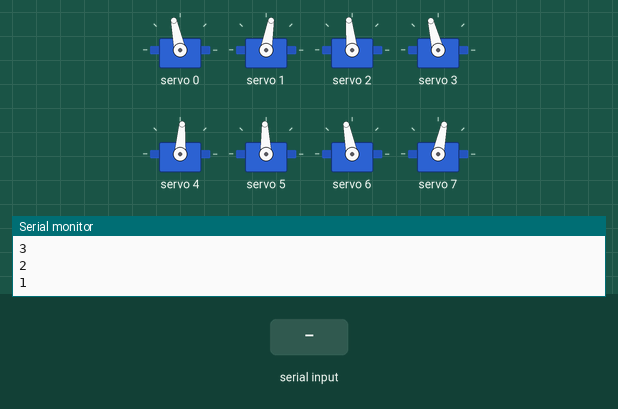
This sketch was run on a simulated ESP32. Shown: 8 × servo, the last lines printed to the serial monitor. The inputs (shaded band) are chosen by the test bench.

Above: at 12.2 s.
12.3 s: "2" received over Serial
At 13.43 s:
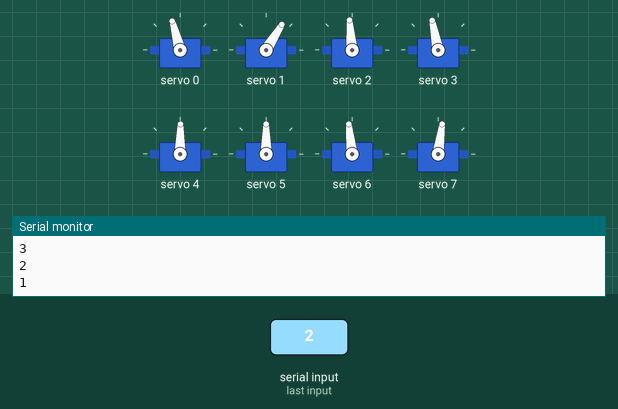
15.3 s: "1" received over Serial
18.3 s: "0" received over Serial
At 19.0 s:
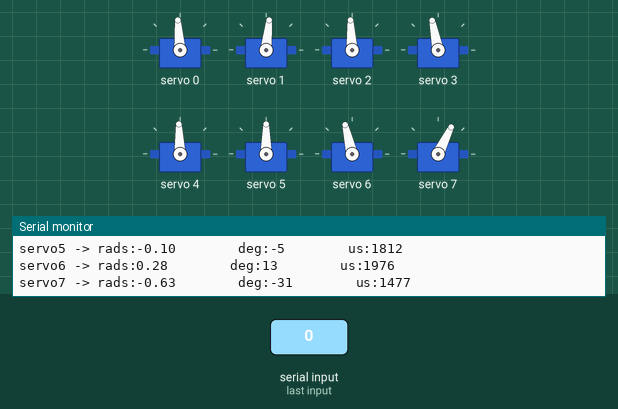
Timing chart, 0 to 21.3 s (numbered marks = the images above; inputs shaded):
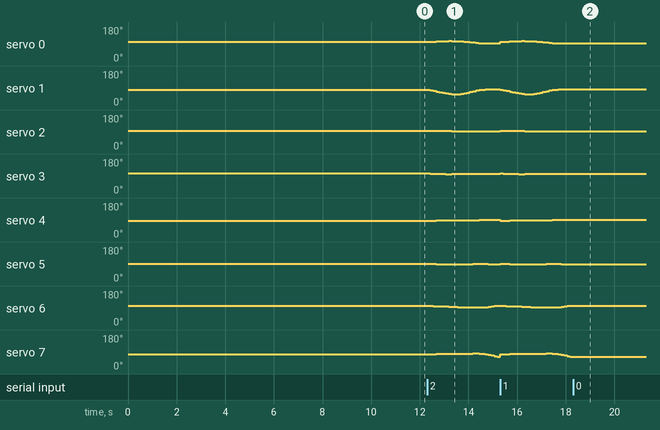

The sketch:

2D_SS_lift_50.ino
```cpp
// HOW TO:
// ------------------------------
// Serial input = 2 -> Steps through gait sequence once and stops at the end.
// Serial input = 1 -> Steps through gait sequence in a loop.
// Serial input = 0 -> Stops infinite loop at the node where it is at that moment

//Gait template
#include <Wire.h>
#include <Adafruit_PWMServoDriver.h>

Adafruit_PWMServoDriver pca9685 = Adafruit_PWMServoDriver();

#define SERVO_FREQ 300
#define SER0 0 //Hip 1
#define SER1 1 //Knee 1
#define SER2 2 //Hip 2
#define SER3 3 //Knee 2
#define SER4 4 //Hip 3
#define SER5 5 //Knee 3
#define SER6 6 //Hip 4
#define SER7 7 //Knee 4

// Insert servo angles here:
// For 3D gaits, these angles are obtained from linearisation.py
// For 2D gaits, these angles are obtained from 2D_trajectory_reader.py
float SS_servo0[] = {-0.21230247, -0.22462075, -0.24303192, -0.25978846, -0.2764681 , -0.28441922, -0.29199463, -0.29718348, -0.29456503, -0.29044515, -0.27667967, -0.25265735, -0.2209057 , -0.18539185, -0.1492243 , -0.1123873 , -0.076393  , -0.04095127, -0.01557154, -0.00974599, -0.01010969, -0.0149696 , -0.01895513, -0.02281714, -0.02506474, -0.02584432, -0.02739735, -0.03024439, -0.03818981, -0.04693394, -0.0534937 , -0.06034313, -0.06535246, -0.07258198, -0.08343057, -0.09748124, -0.11234639, -0.11689279, -0.1164799 , -0.11024761, -0.10323918, -0.10163556, -0.10063905, -0.10179602, -0.102953  , -0.10410997, -0.10526694, -0.10642391, -0.11329024, -0.1206369 , -0.12798356, -0.13497746, -0.13955416, -0.14160773, -0.14136473, -0.14303069, -0.14557997, -0.1513327 , -0.16298967, -0.18357359, -0.20119318, -0.21017934, -0.20760305, -0.20076903, -0.18817448, -0.1808745 , -0.17368487, -0.17059361, -0.16954243, -0.17075483, -0.17116684, -0.16860962, -0.16544904, -0.16531588, -0.16518272, -0.16504956, -0.16764137, -0.17194144, -0.17624151, -0.17973363, -0.19012691, -0.20746155};
float SS_servo1[] = {0.1780872 , 0.22646492, 0.30590997, 0.38984414, 0.48106229, 0.54731574, 0.61239134, 0.66941215, 0.70008274, 0.72603008, 0.72159472, 0.67578791, 0.60085726, 0.51628382, 0.43154849, 0.34811709, 0.26481668, 0.18526787, 0.12659629, 0.10735539, 0.09917525, 0.10219478, 0.10322111, 0.10407664, 0.10199927, 0.09634644, 0.09184333, 0.09024658, 0.09854369, 0.10778161, 0.11220911, 0.11731002, 0.11527832, 0.11707038, 0.12365925, 0.13379131, 0.14143498, 0.14168561, 0.13237967, 0.11267712, 0.09357576, 0.08364326, 0.0762991 , 0.07276615, 0.0692332 , 0.06570025, 0.0621673 , 0.05863434, 0.06713383, 0.07664561, 0.08615738, 0.09570652, 0.10220716, 0.10216861, 0.09735634, 0.0956651 , 0.09685477, 0.10504733, 0.12433272, 0.16148865, 0.19448631, 0.20748651, 0.19785589, 0.17900857, 0.15002856, 0.1325191 , 0.11527068, 0.107189  , 0.1036703 , 0.10305586, 0.10215657, 0.09609628, 0.08885463, 0.08798998, 0.08712533, 0.08626068, 0.08910102, 0.09426398, 0.09942694, 0.10651901, 0.12745215, 0.16384283};
float SS_servo2[] = { 0.02721448,  0.03643514,  0.04161395,  0.04173772,  0.03813982,  0.03227369,  0.02626553,  0.01929228,  0.00916185, -0.00064836, -0.0045117, -0.00966775, -0.01337712, -0.01662067, -0.02162483, -0.02833265, -0.04260279, -0.05699798, -0.06683777, -0.0697201 , -0.06881494, -0.06241876, -0.05970906, -0.05744751, -0.06016918, -0.06478059, -0.06989125, -0.07449379, -0.07757906, -0.07986769, -0.08365989, -0.088285  , -0.09681944, -0.10465033, -0.1118172 , -0.11772102, -0.12192523, -0.12409114, -0.13000472, -0.13618096, -0.13904481, -0.14327472, -0.148615  , -0.15810714, -0.16759929, -0.17709143, -0.18658357, -0.19607571, -0.20433629, -0.21249326, -0.22065023, -0.22790534, -0.22196931, -0.20289024, -0.17182668, -0.13429004, -0.09528204, -0.05574391, -0.01773895,  0.01984524,  0.05742997,  0.07935034,  0.08263688,  0.08159192,  0.07703518,  0.07435652,  0.07172558,  0.07108237,  0.07142861,  0.07268534,  0.07275407,  0.07149028,  0.06978942,  0.06780453,  0.06581964,  0.06383475,  0.06020367,  0.05554062,  0.05087757,  0.04534417,  0.03599673,  0.02299515};
float SS_servo3[] = {0.17887365, 0.1459004 , 0.11576825, 0.10017431, 0.09030204, 0.08793812, 0.08595166, 0.08619081, 0.09371074, 0.10104999, 0.10047209, 0.10032168, 0.09746209, 0.09530586, 0.09667324, 0.10228902, 0.12139431, 0.1437215 , 0.15672178, 0.15517726, 0.14445312, 0.124667  , 0.1121154 , 0.10055092, 0.09943097, 0.10154026, 0.10427769, 0.10627949, 0.1047546 , 0.10094164, 0.09977399, 0.10035954, 0.10545105, 0.10849803, 0.10767264, 0.1013466 , 0.08745799, 0.08286123, 0.08633245, 0.09171188, 0.09256853, 0.10300649, 0.12277478, 0.17573563, 0.22869648, 0.28165733, 0.33461818, 0.38757903, 0.46275746, 0.53980504, 0.61685262, 0.69386907, 0.73542967, 0.72511065, 0.66735402, 0.58234786, 0.49580458, 0.40927377, 0.32638427, 0.24446057, 0.16434259, 0.1142762 , 0.10303177, 0.09993633, 0.10547004, 0.10811068, 0.11069551, 0.11016188, 0.10807595, 0.10243002, 0.1005613 , 0.10221728, 0.10480269, 0.108299  , 0.11179531, 0.11529162, 0.12034685, 0.12637934, 0.13241184, 0.14383369, 0.16304104, 0.19133664};
float SS_servo4[] = { 0.19886355,  0.18331904,  0.1639145 ,  0.15229499,  0.13916425,  0.13119352,  0.12345316,  0.11681357,  0.11377497,  0.11094507,  0.10759096,  0.10154863,  0.09440082,  0.08979067,  0.08737591,  0.08802432,  0.08796005,  0.08682622,  0.0832016 ,  0.07404717,  0.06287412,  0.05703101,  0.05259591,  0.04848071,  0.04743571,  0.04528753,  0.04127609,  0.03784839,  0.03450952,  0.03018511,  0.02817134,  0.03314857,  0.0405264 ,  0.05541793,  0.07823902,  0.10595382,  0.12594714,  0.13126814,  0.12502919,  0.10993331,  0.097041  ,  0.08621327,  0.07638964,  0.06882667,  0.0612637 ,  0.05370072,  0.04613775,  0.03857478,  0.02968755,  0.02068891,  0.01169027,  0.00254999, -0.00734811, -0.01728033, -0.02677913, -0.03607338, -0.04475798, -0.05328874, -0.06243942, -0.07198667, -0.07959448, -0.07955417, -0.05904959, -0.02963808,  0.0088208 ,  0.04929332,  0.08978518,  0.13013026,  0.17040227,  0.20173843,  0.22360038,  0.23431483,  0.23794379,  0.23248583,  0.22702787,  0.22156991,  0.20995443,  0.19447887,  0.17900331,  0.17673236,  0.18476755,  0.20273342};
float SS_servo5[] = {-0.14655597, -0.12918737, -0.10945246, -0.10119473, -0.09173892, -0.08984265, -0.08832436, -0.08876934, -0.09563692, -0.1024534 , -0.10402306, -0.10234155, -0.09821877, -0.09759278, -0.10145686, -0.11073009, -0.12038432, -0.12495039, -0.12455485, -0.11337087, -0.099635  , -0.09458366, -0.0926743 , -0.09134241, -0.09589756, -0.09878357, -0.09829337, -0.09872065, -0.09978586, -0.09950488, -0.10428733, -0.12319282, -0.15040954, -0.19360311, -0.25561469, -0.33073055, -0.39461669, -0.41474048, -0.41062219, -0.3869416 , -0.36557081, -0.35025642, -0.33560944, -0.32607368, -0.31653793, -0.30700217, -0.29746642, -0.28793066, -0.27515918, -0.26211549, -0.24907179, -0.2349803 , -0.21741942, -0.20128475, -0.18618326, -0.17225574, -0.15845044, -0.14443856, -0.1299839 , -0.11479532, -0.10171495, -0.10690208, -0.1535701 , -0.21921628, -0.30905455, -0.40225012, -0.49540043, -0.58354879, -0.66920731, -0.72019707, -0.73165978, -0.6975509 , -0.63933424, -0.55395378, -0.46857332, -0.38319285, -0.29360891, -0.20138985, -0.10917078, -0.09993811, -0.11607813, -0.15057412};
float SS_servo6[] = {0.20582382, 0.19136961, 0.17447791, 0.15958754, 0.14618169, 0.13473794, 0.12336002, 0.11215406, 0.10151062, 0.09111697, 0.08340059, 0.07758737, 0.07348719, 0.06899209, 0.06344856, 0.05688227, 0.05216984, 0.05304561, 0.05927289, 0.08548009, 0.11953494, 0.15810959, 0.19762506, 0.23709934, 0.27521396, 0.31252501, 0.3381981 , 0.35972341, 0.36506392, 0.36318607, 0.355458  , 0.3439599 , 0.32919521, 0.31048298, 0.28938167, 0.26565451, 0.24104421, 0.23539024, 0.23236007, 0.22902118, 0.22655006, 0.22141005, 0.2168267 , 0.21277532, 0.20872394, 0.20467255, 0.20062117, 0.19656979, 0.19544602, 0.19456854, 0.19369106, 0.19313957, 0.19261527, 0.18995628, 0.18641639, 0.18350077, 0.18148511, 0.18105676, 0.18229071, 0.18930214, 0.1955244 , 0.19558402, 0.18441572, 0.17032619, 0.1624038 , 0.15898357, 0.15566982, 0.15621601, 0.15868356, 0.15773818, 0.15692958, 0.15328003, 0.14957689, 0.15066865, 0.15176041, 0.15285217, 0.15934762, 0.16923059, 0.17911356, 0.1914685 , 0.20041286, 0.21042078};
float SS_servo7[] = {-0.21310587, -0.1979539 , -0.18327081, -0.16843861, -0.15846422, -0.14952603, -0.14063069, -0.13181912, -0.1232816 , -0.11478391, -0.10756518, -0.10638174, -0.10844175, -0.10803298, -0.10555461, -0.10022707, -0.10050555, -0.10916555, -0.12877212, -0.18944744, -0.26789253, -0.35774141, -0.4510923 , -0.544102  , -0.63057321, -0.71388005, -0.75311668, -0.77671187, -0.741713  , -0.6821338 , -0.60563374, -0.52153221, -0.43721988, -0.34496664, -0.25615025, -0.17027938, -0.11080417, -0.10852105, -0.11099755, -0.11146289, -0.1114405 , -0.10785152, -0.10402574, -0.1017793 , -0.09953286, -0.09728642, -0.09503998, -0.09279354, -0.09591706, -0.09949234, -0.10306763, -0.10654533, -0.10817803, -0.10698704, -0.10415158, -0.10331353, -0.10317487, -0.10570158, -0.11237749, -0.1307226 , -0.14556757, -0.15065234, -0.13263837, -0.10943617, -0.09711676, -0.09307226, -0.08920414, -0.09219351, -0.09859638, -0.09973741, -0.09985336, -0.09336012, -0.08670182, -0.08952799, -0.09235416, -0.09518033, -0.110668  , -0.13409303, -0.15751805, -0.18224343, -0.20012005, -0.21857549};

int node=0;
int first=0;
int input=0;
int end_time=0;
int time_step=120000;
int steps = sizeof(SS_servo0)/sizeof(SS_servo0[0]);
int one_print = 0;

// -------------------Joint configurations-------------------
int servo0=0;
int servo0_deg=0;
int servo1=0;
int servo1_deg=0;
int servo2=0;
int servo2_deg=0;
int servo3=0;
int servo3_deg=0;
int servo4=0;
int servo4_deg=0;
int servo5=0;
int servo5_deg=0;
int servo6=0;
int servo6_deg=0;
int servo7=0;
int servo7_deg=0;

void setup() {
  Serial.begin(115200);
  pca9685.begin();

  pca9685.setOscillatorFrequency(27000000); //Value between 24MHz and 27MHz, tuned for this setup
  pca9685.setPWMFreq(SERVO_FREQ);
  delay (1000);

  servo0_deg=SS_servo0[0]/3.14159265*180;
  servo0=map(servo0_deg,-38,90,2200,1030);
  servo1_deg=SS_servo1[0]/3.14159265*180;
  servo1=map(servo1_deg,-90,90,2600,950);
  servo2_deg=SS_servo2[0]/3.14159265*180;
  servo2=map(servo2_deg,-38,90,1510,2730);
  servo3_deg=SS_servo3[0]/3.14159265*180;
  servo3=map(servo3_deg,-90,90,1100,2700);
  servo4_deg=SS_servo4[0]/3.14159265*180;
  servo4=map(servo4_deg,-90,38,2700,1500);
  servo5_deg=SS_servo5[0]/3.14159265*180;
  servo5=map(servo5_deg,-90,90,2600,930);
  servo6_deg=SS_servo6[0]/3.14159265*180;
  servo6=map(servo6_deg,-90,38,850,2250);
  servo7_deg=SS_servo7[0]/3.14159265*180;
  servo7=map(servo7_deg,-90,90,920,2620);

  pca9685.setPWM(SER0,0,servo0);
  pca9685.setPWM(SER1,0,servo1);
  pca9685.setPWM(SER2,0,servo2);
  pca9685.setPWM(SER3,0,servo3);
  pca9685.setPWM(SER4,0,servo4);
  pca9685.setPWM(SER5,0,servo5);
  pca9685.setPWM(SER6,0,servo6);
  pca9685.setPWM(SER7,0,servo7);

  Serial.print("Node:");
  Serial.println(node);
  Serial.print("servo0 -> rads:");
  Serial.print(SS_servo0[node]);
  Serial.print("        deg:");
  Serial.print(servo0_deg);
  Serial.print("        us:");
  Serial.println(servo0);
  Serial.print("servo1 -> rads:");
  Serial.print(SS_servo1[node]);
  Serial.print("        deg:");
  Serial.print(servo1_deg);
  Serial.print("        us:");
  Serial.println(servo1);
  Serial.print("servo2 -> rads:");
  Serial.print(SS_servo2[node]);
  Serial.print("        deg:");
  Serial.print(servo2_deg);
  Serial.print("        us:");
  Serial.println(servo2);
  Serial.print("servo3 -> rads:");
  Serial.print(SS_servo3[node]);
  Serial.print("        deg:");
  Serial.print(servo3_deg);
  Serial.print("        us:");
  Serial.println(servo3);
  Serial.print("servo4 -> rads:");
  Serial.print(SS_servo4[node]);
  Serial.print("        deg:");
  Serial.print(servo4_deg);
  Serial.print("        us:");
  Serial.println(servo4);
  Serial.print("servo5 -> rads:");
  Serial.print(SS_servo5[node]);
  Serial.print("        deg:");
  Serial.print(servo5_deg);
  Serial.print("        us:");
  Serial.println(servo5);
  Serial.print("servo6 -> rads:");
  Serial.print(SS_servo6[node]);
  Serial.print("        deg:");
  Serial.print(servo6_deg);
  Serial.print("        us:");
  Serial.println(servo6);
  Serial.print("servo7 -> rads:");
  Serial.print(SS_servo7[node]);
  Serial.print("        deg:");
  Serial.print(servo7_deg);
  Serial.print("        us:");
  Serial.println(servo7);

  Serial.println("10");
  delay(1000);
  Serial.println("9");
  delay(1000);
  Serial.println("8");
  delay(1000);
  Serial.println("7");
  delay(1000);
  Serial.println("6");
  delay(1000);
  Serial.println("5");
  delay(1000);
  Serial.println("4");
  delay(1000);
  Serial.println("3");
  delay(1000);
  Serial.println("2");
  delay(1000);
  Serial.println("1");
  delay(1000);

}

void loop()
{
  if(Serial.available()>0)
  {
    first=Serial.read();
    if(first=='2')
    {
      input=2;
      node=0;
      one_print=1;
    }
    if(first=='1')
    {
      input=1;
      node=0;
      one_print=1;
    }
    if(first=='0')
    {
      input=0;
    }
  }
  if(input==1 or input==2)
  {
      if(esp_timer_get_time()>=end_time)
      {
        servo0_deg=SS_servo0[node]/3.14159265*180;
        servo0=map(servo0_deg,-38,90,2200,1030);
        servo1_deg=SS_servo1[node]/3.14159265*180;
        servo1=map(servo1_deg,-90,90,2600,950);
        servo2_deg=SS_servo2[node]/3.14159265*180;
        servo2=map(servo2_deg,-38,90,1510,2730);
        servo3_deg=SS_servo3[node]/3.14159265*180;
        servo3=map(servo3_deg,-90,90,1100,2700);
        servo4_deg=SS_servo4[node]/3.14159265*180;
        servo4=map(servo4_deg,-90,38,2700,1500);
        servo5_deg=SS_servo5[node]/3.14159265*180;
        servo5=map(servo5_deg,-90,90,2600,930);
        servo6_deg=SS_servo6[node]/3.14159265*180;
        servo6=map(servo6_deg,-90,38,850,2250);
        servo7_deg=SS_servo7[node]/3.14159265*180;
        servo7=map(servo7_deg,-90,90,920,2620);

        pca9685.setPWM(SER0,0,servo0);
        pca9685.setPWM(SER1,0,servo1);
        pca9685.setPWM(SER2,0,servo2);
        pca9685.setPWM(SER3,0,servo3);
        pca9685.setPWM(SER4,0,servo4);
        pca9685.setPWM(SER5,0,servo5);
        pca9685.setPWM(SER6,0,servo6);
        pca9685.setPWM(SER7,0,servo7);

        node+=1;
        if(node>=steps and input==1)
        {
          Serial.print("Input:");
          Serial.println(input);
          node=0;
        }
        if(node>=steps and input==2)
        {
          Serial.print("Input:");
          Serial.println(input);
          input=0;
        }
         end_time=esp_timer_get_time()+time_step;
      }
   }

  if(input == 0)
  {
        pca9685.setPWM(SER0,0,servo0);
        pca9685.setPWM(SER1,0,servo1);
        pca9685.setPWM(SER2,0,servo2);
        pca9685.setPWM(SER3,0,servo3);
        pca9685.setPWM(SER4,0,servo4);
        pca9685.setPWM(SER5,0,servo5);
        pca9685.setPWM(SER6,0,servo6);
        pca9685.setPWM(SER7,0,servo7);

        if(one_print==1)
        {
          Serial.print("Input:");
          Serial.println(input);
          Serial.print("Node:");
          Serial.println(node);
          Serial.print("servo0 -> rads:");
          Serial.print(SS_servo0[node]);
          Serial.print("        deg:");
          Serial.print(servo0_deg);
          Serial.print("        us:");
          Serial.println(servo0);
          Serial.print("servo1 -> rads:");
          Serial.print(SS_servo1[node]);
          Serial.print("        deg:");
          Serial.print(servo1_deg);
          Serial.print("        us:");
          Serial.println(servo1);
          Serial.print("servo2 -> rads:");
          Serial.print(SS_servo2[node]);
          Serial.print("        deg:");
          Serial.print(servo2_deg);
          Serial.print("        us:");
          Serial.println(servo2);
          Serial.print("servo3 -> rads:");
          Serial.print(SS_servo3[node]);
          Serial.print("        deg:");
          Serial.print(servo3_deg);
          Serial.print("        us:");
          Serial.println(servo3);
          Serial.print("servo4 -> rads:");
          Serial.print(SS_servo4[node]);
          Serial.print("        deg:");
          Serial.print(servo4_deg);
          Serial.print("        us:");
          Serial.println(servo4);
          Serial.print("servo5 -> rads:");
          Serial.print(SS_servo5[node]);
          Serial.print("        deg:");
          Serial.print(servo5_deg);
          Serial.print("        us:");
          Serial.println(servo5);
          Serial.print("servo6 -> rads:");
          Serial.print(SS_servo6[node]);
          Serial.print("        deg:");
          Serial.print(servo6_deg);
          Serial.print("        us:");
          Serial.println(servo6);
          Serial.print("servo7 -> rads:");
          Serial.print(SS_servo7[node]);
          Serial.print("        deg:");
          Serial.print(servo7_deg);
          Serial.print("        us:");
          Serial.println(servo7);
          one_print=0;
        }

  }
}
```

Measured:
- after the input at 12.3 s, servo 0: 102° → 103° after 0.26 s, → 104° 0.13 s later, → 105° 0.25 s later, → 106° 0.25 s later, … (14 changes in this stretch); servo 1: 80° → 79° after 0.13 s, → 75° 0.13 s later, → 71° 0.13 s later, → 68° 0.12 s later, … (18 changes in this stretch)
- after the input at 18.3 s, servo 0: stops changing and stays 94°; servo 1: stops changing and stays 84°; servo 2: stops changing and stays 93°; servo 3: stops changing and stays 101°; servo 4: stops changing and stays 92°
